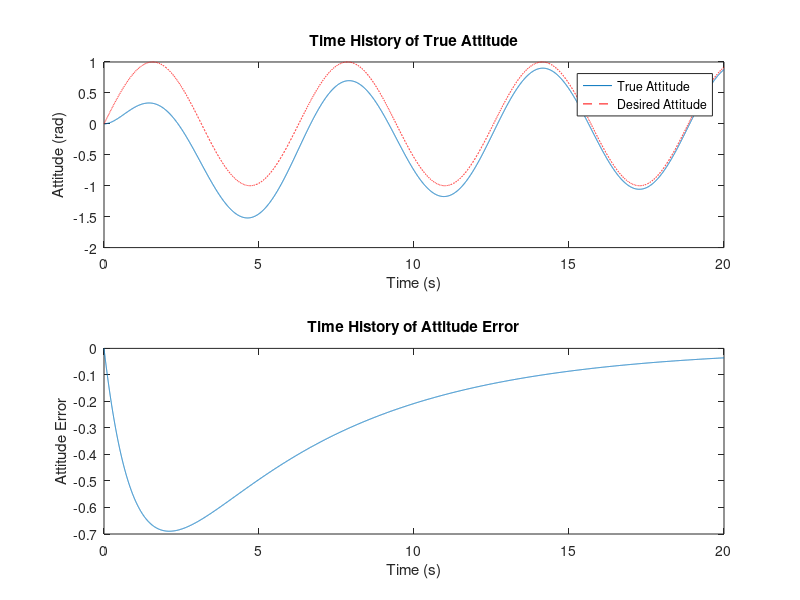

Reproduce this figure in MATLAB.
% ATTITUDE_SIMULATION simulates the attitude control of a spacecraft.
%
% This script demonstrates the use of a control law for the attitude
% control of a spacecraft. It defines the system parameters, solves the
% attitude dynamics, and plots the results for both the true and desired
% attitudes, as well as the attitude error over time.
%
% The script consists of the following main functions:
%   - init_params: Initializes the system parameters.
%   - solve_dynamics: Solves the attitude dynamics using the ode45 solver.
%   - attitude_dynamics: Calculates the attitude dynamics based on the
%     control law and system parameters.
%   - reference_dynamics: Defines the desired reference dynamics for the
%     spacecraft's attitude.
%   - tilde_dynamics: Calculates the tilde dynamics for error computation.
%   - control_law: Implements the control law.
%   - plot_and_save_results: Plots and saves the simulation results.
%
% Usage:
%   attitude_simulation()
%
% See also: ode45
%
% Author: Alexander Little
% Affiliation: Toronto Metropolitan University

function attitude_simulation()
    params = init_params();
    [t, y] = solve_dynamics(params);
    plot_and_save_results(t, y);
end

% Initialize system parameters
function params = init_params()
    params = struct('hub_inertia', 1, 'appendage_length', 1, ... 
        'hub_length', 1, 'mass_per_unit_length', 1, 'derivative_gain', ... 
        1, 'convergence_rate', 1);
    params.total_inertia = params.hub_inertia + (2 * ... 
        params.appendage_length * params.mass_per_unit_length * (3 * ... 
        params.hub_length ^ 2 + 3 * params.hub_length * ... 
        params.appendage_length + params.appendage_length ^ 2)) / 3;
end

% Solve the attitude dynamics
function [t, y] = solve_dynamics(params)
    y0 = [0; 0];
    tspan = [0 20];
    options = odeset('RelTol', 1e-12, 'AbsTol', 1e-15);
    [t, y] = ode45(@(t, y) attitude_dynamics(t, y, params), tspan, y0, ... 
        options);
end

% Calculate the attitude dynamics
function dydt = attitude_dynamics(t, y, params)
    attitude = y(1);
    angular_velocity = y(2);

    [desired_attitude, desired_angular_velocity, ... 
        desired_angular_acceleration] = reference_dynamics(t);

    [attitude_error, angular_velocity_error] = ... 
        tilde_dynamics(attitude, angular_velocity, desired_attitude, ... 
        desired_angular_velocity);

    control_input = control_law(attitude_error, ... 
        angular_velocity_error, desired_angular_acceleration, params);

    angular_acceleration = control_input / params.total_inertia;
    
    dydt = [angular_velocity; angular_acceleration];
end

% Calculate the reference dynamics
function [desired_attitude, desired_angular_velocity, ... 
    desired_angular_acceleration] = reference_dynamics(t)
    desired_attitude = sin(t);
    desired_angular_velocity = cos(t);
    desired_angular_acceleration = -sin(t);
end

% Calculate the tilde dynamics
function [attitude_error, angular_velocity_error] = ... 
    tilde_dynamics(attitude, angular_velocity, desired_attitude, ... 
    desired_angular_velocity)
    attitude_error = attitude - desired_attitude;
    angular_velocity_error = angular_velocity - desired_angular_velocity;
end

% Calculate the control law
function control_input = control_law(attitude_error, ... 
    angular_velocity_error, desired_angular_acceleration, params)
    control_input = params.total_inertia * ... 
        (desired_angular_acceleration - params.convergence_rate * ... 
        angular_velocity_error) - params.derivative_gain * ... 
        (angular_velocity_error + params.convergence_rate * ... 
        attitude_error);
end

% Plot and save the simulation results
function plot_and_save_results(t, y)
    figure;
    subplot(2, 1, 1);
    plot(t, y(:, 1));
    hold on;
    plot(t, sin(t), 'r--');
    xlabel('Time (s)');
    ylabel('Attitude (rad)');
    title('Time History of True Attitude');
    legend('True Attitude', 'Desired Attitude');

    subplot(2, 1, 2);
    attitude_error = y(:, 1) - sin(t);
    plot(t, attitude_error);
    xlabel('Time (s)');
    ylabel('Attitude Error');
    title('Time History of Attitude Error');

    saveas(gcf, 'attitude_simulation_results', 'png');
end
